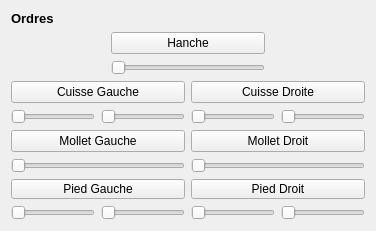
               <widget class="QWidget" name="tab2">
                <attribute name="title">
                 <string>Bas du corps</string>
                </attribute>
                <layout class="QVBoxLayout" name="verticalLayout_14">
                 <item>
                  <widget class="QLabel" name="label_5">
                   <property name="maximumSize">
                    <size>
                     <width>16777215</width>
                     <height>20</height>
                    </size>
                   </property>
                   <property name="font">
                    <font>
                     <pointsize>10</pointsize>
                     <weight>75</weight>
                     <bold>true</bold>
                    </font>
                   </property>
                   <property name="text">
                    <string>&lt;!DOCTYPE HTML PUBLIC &quot;-//W3C//DTD HTML 4.0//EN&quot; &quot;http://www.w3.org/TR/REC-html40/strict.dtd&quot;&gt;
&lt;html&gt;&lt;head&gt;&lt;meta name=&quot;qrichtext&quot; content=&quot;1&quot; /&gt;&lt;style type=&quot;text/css&quot;&gt;
p, li { white-space: pre-wrap; }
&lt;/style&gt;&lt;/head&gt;&lt;body style=&quot; font-family:'MS Shell Dlg 2'; font-size:12pt; font-weight:400; font-style:normal;&quot;&gt;
&lt;p style=&quot; margin-top:0px; margin-bottom:0px; margin-left:0px; margin-right:0px; -qt-block-indent:0; text-indent:0px;&quot;&gt;&lt;span style=&quot; font-size:10pt; font-weight:600;&quot;&gt;Ordres&lt;/span&gt;&lt;/p&gt;&lt;/body&gt;&lt;/html&gt;</string>
                   </property>
                  </widget>
                 </item>
                 <item>
                  <layout class="QVBoxLayout" name="verticalLayout_7">
                   <property name="spacing">
                    <number>6</number>
                   </property>
                   <property name="leftMargin">
                    <number>100</number>
                   </property>
                   <property name="rightMargin">
                    <number>100</number>
                   </property>
                   <item>
                    <widget class="QPushButton" name="pushButtonHanche">
                     <property name="text">
                      <string>Hanche</string>
                     </property>
                    </widget>
                   </item>
                   <item>
                    <widget class="QSlider" name="horizontalSliderHanche15">
                     <property name="minimum">
                      <number>0</number>
                     </property>
                     <property name="maximum">
                      <number>100</number>
                     </property>
                     <property name="orientation">
                      <enum>Qt::Horizontal</enum>
                     </property>
                    </widget>
                   </item>
                  </layout>
                 </item>
                 <item>
                  <layout class="QHBoxLayout" name="horizontalLayout_22">
                   <item>
                    <layout class="QVBoxLayout" name="verticalLayout_9">
                     <item>
                      <widget class="QPushButton" name="pushButtonCuisseG">
                       <property name="text">
                        <string>Cuisse Gauche</string>
                       </property>
                      </widget>
                     </item>
                     <item>
                      <layout class="QHBoxLayout" name="horizontalLayout_25">
                       <item>
                        <widget class="QSlider" name="horizontalSliderCuisseG0">
                         <property name="maximumSize">
                          <size>
                           <width>16777215</width>
                           <height>18</height>
                          </size>
                         </property>
                         <property name="minimum">
                          <number>0</number>
                         </property>
                         <property name="maximum">
                          <number>100</number>
                         </property>
                         <property name="orientation">
                          <enum>Qt::Horizontal</enum>
                         </property>
                        </widget>
                       </item>
                       <item>
                        <widget class="QSlider" name="horizontalSliderCuisseG1">
                         <property name="orientation">
                          <enum>Qt::Horizontal</enum>
                         </property>
                        </widget>
                       </item>
                      </layout>
                     </item>
                    </layout>
                   </item>
                   <item>
                    <layout class="QVBoxLayout" name="verticalLayout_8">
                     <item>
                      <widget class="QPushButton" name="pushButtonCuisseD">
                       <property name="text">
                        <string>Cuisse Droite</string>
                       </property>
                      </widget>
                     </item>
                     <item>
                      <layout class="QHBoxLayout" name="horizontalLayout_26">
                       <item>
                        <widget class="QSlider" name="horizontalSliderCuisseD0">
                         <property name="minimum">
                          <number>0</number>
                         </property>
                         <property name="maximum">
                          <number>100</number>
                         </property>
                         <property name="orientation">
                          <enum>Qt::Horizontal</enum>
                         </property>
                        </widget>
                       </item>
                       <item>
                        <widget class="QSlider" name="horizontalSliderCuisseD1">
                         <property name="orientation">
                          <enum>Qt::Horizontal</enum>
                         </property>
                        </widget>
                       </item>
                      </layout>
                     </item>
                    </layout>
                   </item>
                  </layout>
                 </item>
                 <item>
                  <layout class="QHBoxLayout" name="horizontalLayout_21">
                   <item>
                    <layout class="QVBoxLayout" name="verticalLayout_10">
                     <item>
                      <widget class="QPushButton" name="pushButtonMolletG">
                       <property name="text">
                        <string>Mollet Gauche</string>
                       </property>
                      </widget>
                     </item>
                     <item>
                      <widget class="QSlider" name="horizontalSliderMolletG0">
                       <property name="maximum">
                        <number>100</number>
                       </property>
                       <property name="orientation">
                        <enum>Qt::Horizontal</enum>
                       </property>
                      </widget>
                     </item>
                    </layout>
                   </item>
                   <item>
                    <layout class="QVBoxLayout" name="verticalLayout_11">
                     <item>
                      <widget class="QPushButton" name="pushButtonMolletD">
                       <property name="text">
                        <string>Mollet Droit</string>
                       </property>
                      </widget>
                     </item>
                     <item>
                      <widget class="QSlider" name="horizontalSliderMolletD0">
                       <property name="maximum">
                        <number>100</number>
                       </property>
                       <property name="orientation">
                        <enum>Qt::Horizontal</enum>
                       </property>
                      </widget>
                     </item>
                    </layout>
                   </item>
                  </layout>
                 </item>
                 <item>
                  <layout class="QHBoxLayout" name="horizontalLayout_12">
                   <item>
                    <layout class="QVBoxLayout" name="verticalLayout_13">
                     <item>
                      <widget class="QPushButton" name="pushButtonPiedG">
                       <property name="maximumSize">
                        <size>
                         <width>16777215</width>
                         <height>20</height>
                        </size>
                       </property>
                       <property name="text">
                        <string>Pied Gauche</string>
                       </property>
                      </widget>
                     </item>
                     <item>
                      <layout class="QHBoxLayout" name="horizontalLayout_6">
                       <item>
                        <widget class="QSlider" name="horizontalSliderPiedG0">
                         <property name="maximumSize">
                          <size>
                           <width>16777215</width>
                           <height>18</height>
                          </size>
                         </property>
                         <property name="minimum">
                          <number>0</number>
                         </property>
                         <property name="maximum">
                          <number>100</number>
                         </property>
                         <property name="orientation">
                          <enum>Qt::Horizontal</enum>
                         </property>
                        </widget>
                       </item>
                       <item>
                        <widget class="QSlider" name="horizontalSliderPiedG1">
                         <property name="maximumSize">
                          <size>
                           <width>16777215</width>
                           <height>18</height>
                          </size>
                         </property>
                         <property name="minimum">
                          <number>0</number>
                         </property>
                         <property name="maximum">
                          <number>100</number>
                         </property>
                         <property name="orientation">
                          <enum>Qt::Horizontal</enum>
                         </property>
                        </widget>
                       </item>
                      </layout>
                     </item>
                    </layout>
                   </item>
                   <item>
                    <layout class="QVBoxLayout" name="verticalLayout_12">
                     <item>
                      <widget class="QPushButton" name="pushButtonPiedD">
                       <property name="maximumSize">
                        <size>
                         <width>16777215</width>
                         <height>20</height>
                        </size>
                       </property>
                       <property name="text">
                        <string>Pied Droit</string>
                       </property>
                      </widget>
                     </item>
                     <item>
                      <layout class="QHBoxLayout" name="horizontalLayout_8">
                       <item>
                        <widget class="QSlider" name="horizontalSliderPiedD0">
                         <property name="maximumSize">
                          <size>
                           <width>16777215</width>
                           <height>18</height>
                          </size>
                         </property>
                         <property name="minimum">
                          <number>0</number>
                         </property>
                         <property name="maximum">
                          <number>100</number>
                         </property>
                         <property name="value">
                          <number>0</number>
                         </property>
                         <property name="orientation">
                          <enum>Qt::Horizontal</enum>
                         </property>
                        </widget>
                       </item>
                       <item>
                        <widget class="QSlider" name="horizontalSliderPiedD1">
                         <property name="maximumSize">
                          <size>
                           <width>16777215</width>
                           <height>18</height>
                          </size>
                         </property>
                         <property name="minimum">
                          <number>0</number>
                         </property>
                         <property name="maximum">
                          <number>100</number>
                         </property>
                         <property name="orientation">
                          <enum>Qt::Horizontal</enum>
                         </property>
                        </widget>
                       </item>
                      </layout>
                     </item>
                    </layout>
                   </item>
                  </layout>
                 </item>
                </layout>
               </widget>
